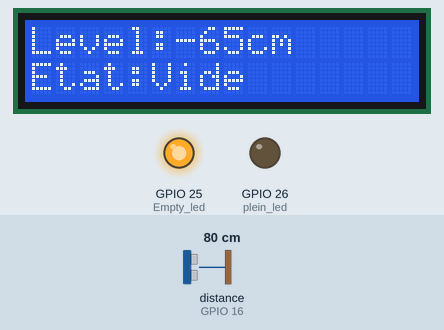
The program below on a simulated ESP32. On the bench: 16×2 character LCD, output pins drawn as LEDs (lit = HIGH). Wiring (inferred from the names in the program): ultrasonic range finder: trigger GPIO 5; echo GPIO 16. The inputs (shaded band) are chosen by the test bench; at power-on: distance to the obstacle (sensor on GPIO 16) 80 cm. The echo pulse lasts 58.3 µs per cm; pins used as bus, display or sensor lines are not drawn.

Above: at 1.2 s.
1.3 s: distance to the obstacle (sensor on GPIO 16) set to 2 cm
At 2.1 s:
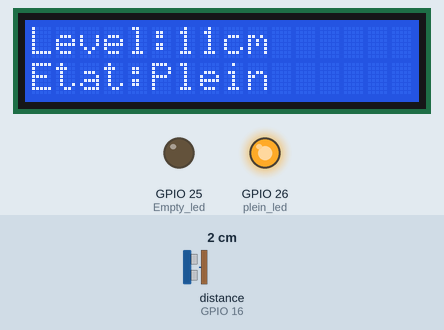
3.1 s: distance to the obstacle (sensor on GPIO 16) set to 9 cm
At 3.7 s:
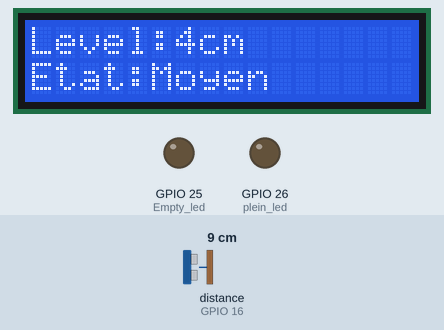
4.7 s: distance to the obstacle (sensor on GPIO 16) set to 4 cm
At 6.3 s:
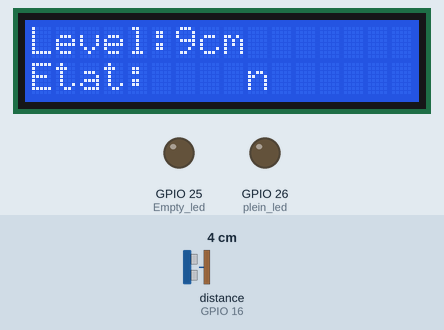
Timing chart, 0 to 7.8 s (numbered marks = the images above; inputs shaded):
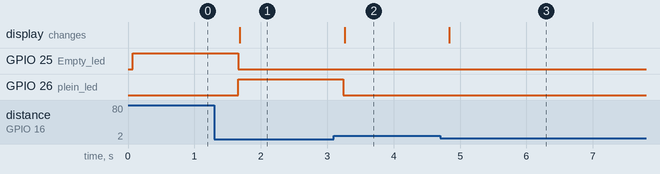

The program:

main.cpp
```cpp
#include <Arduino.h>
#include <LiquidCrystal_I2C.h>

#define Trig 5
#define echo 16

#define Empty_led 25
#define plein_led 26

LiquidCrystal_I2C lcd(0x27, 16, 2);
const float hauteur_boite = 14.0;

const char* alert(float level){
  if(level >= 10.0){
    digitalWrite(plein_led,HIGH);
    digitalWrite(Empty_led,LOW);
    return "Plein";
  }
  else if(level <= 0.5){
    digitalWrite(Empty_led,HIGH);
    digitalWrite(plein_led,LOW);
    return "Vide";
  }
  else if(level >=4.5 && level <= 5.5){
    digitalWrite(Empty_led,LOW);
    digitalWrite(plein_led,LOW);
    return "Moyen";
  }
  else{
    return " ";
  }
}

void trigger(){
  digitalWrite(Trig,LOW);
  delayMicroseconds(2);
  digitalWrite(Trig,HIGH);
  delayMicroseconds(10);
  digitalWrite(Trig,LOW);
}


long read_time(){
  return pulseIn(echo, HIGH, 30000);
}


float calc_distance(){
  trigger();
  long time = read_time();

  if(time == 0){
    return -1;
  }

  return (time * 0.0343) / 2.0;
}


float calc_level(float distance){
  return hauteur_boite - distance;
}


void waterLevel(){

  float distance = calc_distance();
  if(distance < 0){
    lcd.setCursor(0,0);
    lcd.print("ERREUR CAPTEUR ");
    return;
  }

  float level = calc_level(distance);
  const char* etat = alert(level);

  lcd.setCursor(0,0);
  lcd.print("Level:");
  lcd.print((int)level);
  lcd.print("cm   ");

  lcd.setCursor(0,1);
  lcd.print("Etat:");
  lcd.print(etat);
  lcd.print("   ");
}

void setup(){
  pinMode(echo,INPUT);
  pinMode(Trig,OUTPUT);

  pinMode(Empty_led,OUTPUT);
  pinMode(plein_led,OUTPUT);
  lcd.init();
  lcd.backlight();
  lcd.print("Begin");
  Serial.begin(9600);
}

void loop(){
  waterLevel();
  delay(500);
}
```

Measured:
- after the input at 1.3 s, GPIO 25 (Empty_led): HIGH → LOW after 0.36 s; GPIO 26 (plein_led): LOW → HIGH after 0.36 s; the display: changes after 0.39 s (image 1)
- after the input at 3.1 s, GPIO 26 (plein_led): HIGH → LOW after 0.14 s; the display: changes after 0.16 s (image 2)
- after the input at 4.7 s, the display: changes after 0.13 s (image 3)
